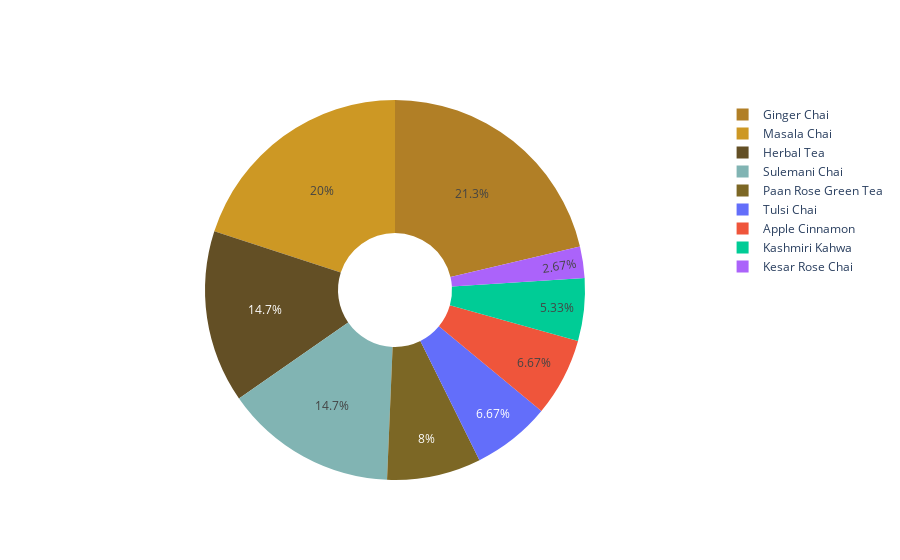

The notebook cell saved with this chart:
### Markdown cell above
<div class=h3> Chai consumed by Sanyam during CTDS interviews</div>

### Code cell
import plotly.graph_objects as go

chai_df = ctds_episodes.flavour_of_tea.value_counts()
sunflowers_colors = ['rgb(177, 127, 38)', 'rgb(205, 152, 36)', 'rgb(99, 79, 37)',
                     'rgb(129, 180, 179)', 'rgb(124, 103, 37)']

# Use `hole` to create a donut-like pie chart
fig = go.Figure(data=[go.Pie(labels=chai_df.index, values=chai_df.values, hole=.3, marker_colors=sunflowers_colors)])
fig.show()

### Figure 1 — Plotly figure (JSON) as saved in the notebook; plotly's stock layout.template omitted (floating-point values rounded to 4 significant figures)
{"data": [{"hole": 0.3, "labels": ["Ginger Chai", "Masala Chai", "Herbal Tea", "Sulemani Chai", "Paan Rose Green Tea", "Tulsi Chai", "Apple Cinnamon", "Kashmiri Kahwa", "Kesar Rose Chai"], "marker": {"colors": ["rgb(177, 127, 38)", "rgb(205, 152, 36)", "rgb(99, 79, 37)", "rgb(129, 180, 179)", "rgb(124, 103, 37)"]}, "type": "pie", "values": [16, 15, 11, 11, 6, 5, 5, 4, 2]}], "layout": {}}
